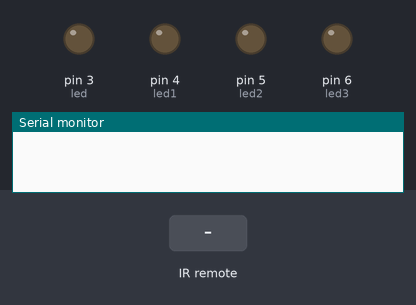
Bench run of a sketch on a simulated Arduino Uno, built with avr-gcc and run on an emulated ATmega328P. Shown: output pins drawn as LEDs (lit = HIGH), the last lines printed to the serial monitor. The test bench sets the inputs (shaded band).

Above: at 1.2 s.
1.3 s: infrared code 0xFFA22D received
At 2.1 s:
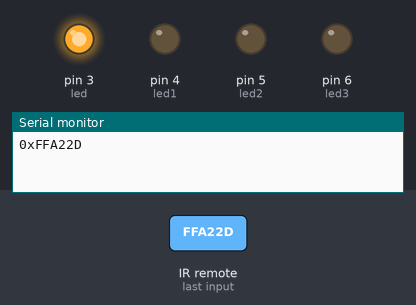
2.9 s: infrared code 0xFFA23D received
At 3.4 s:
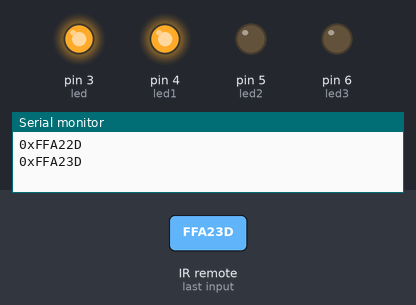
4.5 s: infrared code 0xFFA24D received
At 5.8 s:
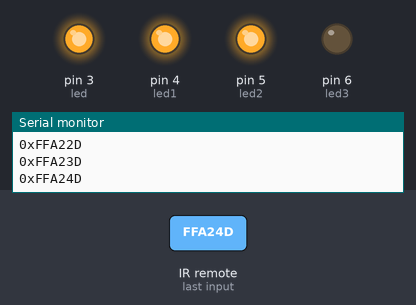
6.1 s: infrared code 0xFFA25D received
At 7.1 s:
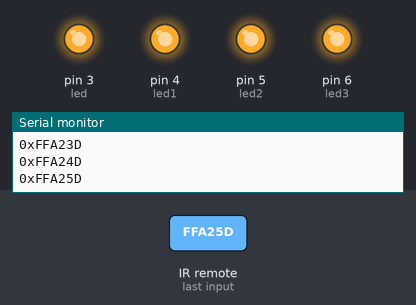
7.7 s: infrared code 0xFFA22D received
At 8.4 s:
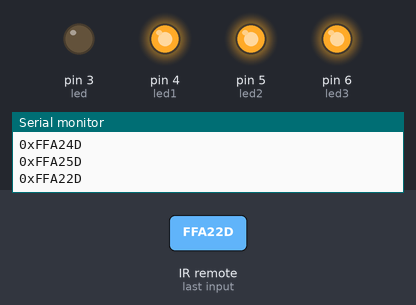
9.3 s: infrared code 0xFFA26D received
At 9.7 s:
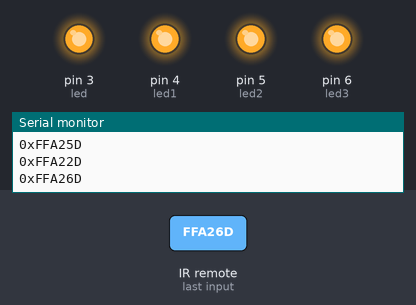
Timing chart, 0 to 11.9 s (numbered marks = the images above; inputs shaded):
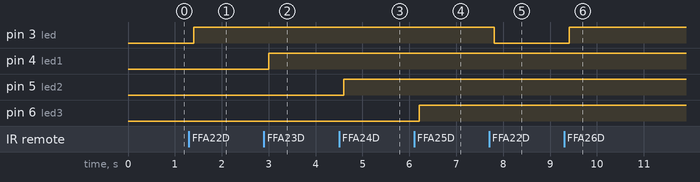

Measured:
- after the input at 1.3 s, pin 3 (led): LOW → HIGH after 0.10 s
- after the input at 2.9 s, pin 4 (led1): LOW → HIGH after 0.10 s
- after the input at 4.5 s, pin 5 (led2): LOW → HIGH after 0.11 s
- after the input at 6.1 s, pin 6 (led3): LOW → HIGH after 0.11 s
- after the input at 7.7 s, pin 3 (led): HIGH → LOW after 0.11 s
- after the input at 9.3 s, pin 3 (led): LOW → HIGH after 0.11 s

The sketch:

sweder2.ino
```cpp
#include <IRremote.h>
int ReceptorIR = 2;
int led = 3;
int led1 = 4;
int led2 = 5;
int led3 = 6;

IRrecv irrecv(ReceptorIR);
decode_results Codigo;

void setup()
{
  Serial.begin(9600);
  irrecv.enableIRIn();
  pinMode(led, OUTPUT);
  pinMode(led1, OUTPUT);
  pinMode(led2, OUTPUT);
  pinMode(led3, OUTPUT);
}
void loop()
{
  if (irrecv.decode(&Codigo))
  {
    Serial.print("0x"); //macro para ver código de tecla por comunicación serial
    Serial.println(Codigo.value, HEX); //
    switch (Codigo.value)
    {
      case 0xFFA22D: //al presionar la primera tecla:
        if (digitalRead(led)) //si el led se encuentra prendido
          digitalWrite(led, LOW);
        else //por el contrario, si led esta apagado, se prende
          digitalWrite(led, HIGH);
        break;

      case 0xFFA23D: //al presionar la primera tecla:
        if (digitalRead(led1)) //si el led se encuentra prendido
          digitalWrite(led1, LOW);
        else //por el contrario, si led esta apagado, se prende
          digitalWrite(led1, HIGH);
        break;

      case 0xFFA24D: //al presionar la primera tecla:
        if (digitalRead(led2)) //si el led se encuentra prendido
          digitalWrite(led2, LOW);
        else //por el contrario, si led esta apagado, se prende
          digitalWrite(led2, HIGH);
        break;

      case 0xFFA25D: //al presionar la primera tecla:
        if (digitalRead(led3)) //si el led se encuentra prendido
          digitalWrite(led3, LOW);
        else //por el contrario, si led esta apagado, se prende
          digitalWrite(led3, HIGH);
        break;


      case 0xFFA26D: //al presionar la tecla todos encienden:
        if (digitalRead(led));
        (digitalRead(led1));
        (digitalRead(led2));
        (digitalRead(led3));//si el led se encuentra prendido
        digitalWrite(led, HIGH);
        digitalWrite(led1, HIGH);
        digitalWrite(led2, HIGH);
        digitalWrite(led3, HIGH);
        break;

      case 0xFFA27D: //al presionar la tecla todos apagan:
        if (digitalRead(led));
        (digitalRead(led1));
        (digitalRead(led2));
        (digitalRead(led3));//si el led se encuentra prendido
        digitalWrite(led, LOW);
        digitalWrite(led1, LOW);
        digitalWrite(led2, LOW);
        digitalWrite(led3, LOW);
        break;


    }
    irrecv.resume();
  }
delay (200);
}
```
